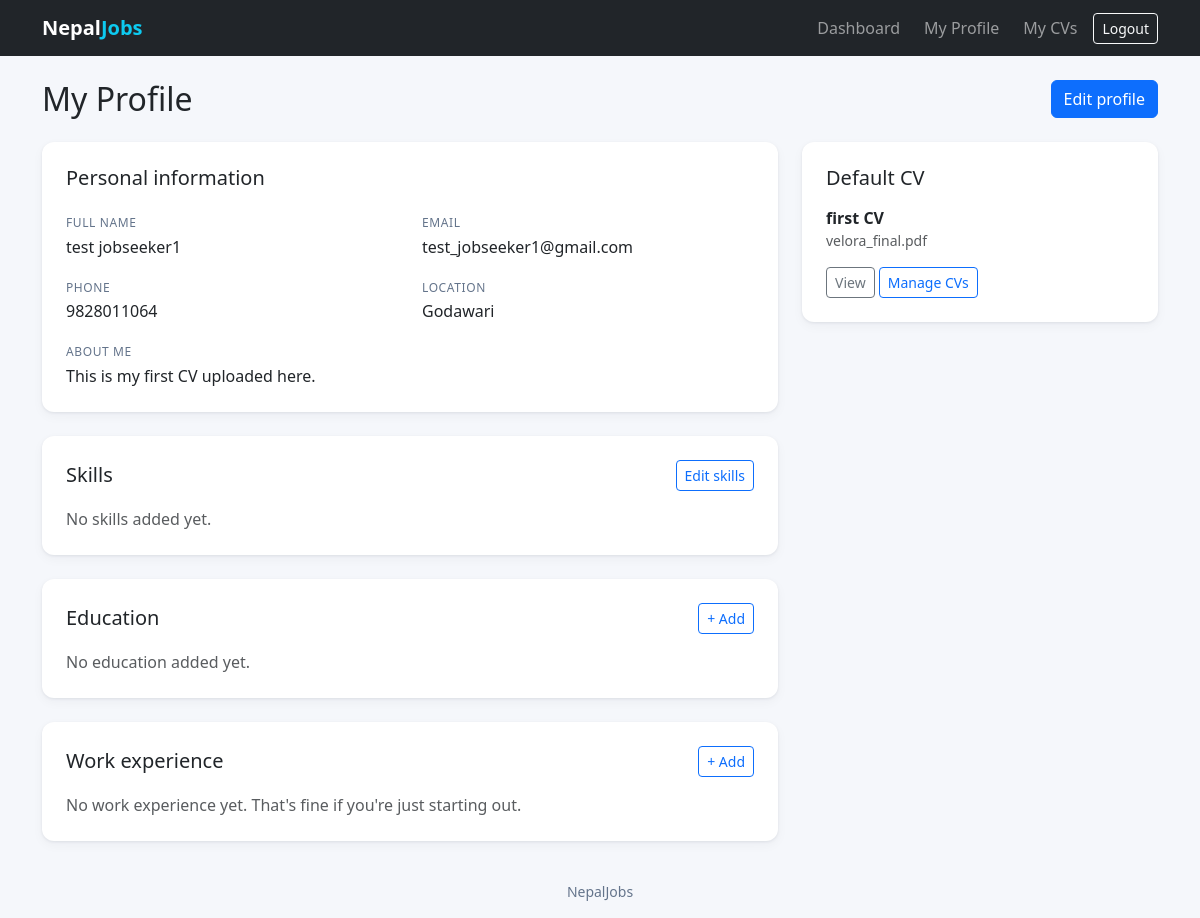
Page /accounts/profile/ (signed in) on the earlier database version.
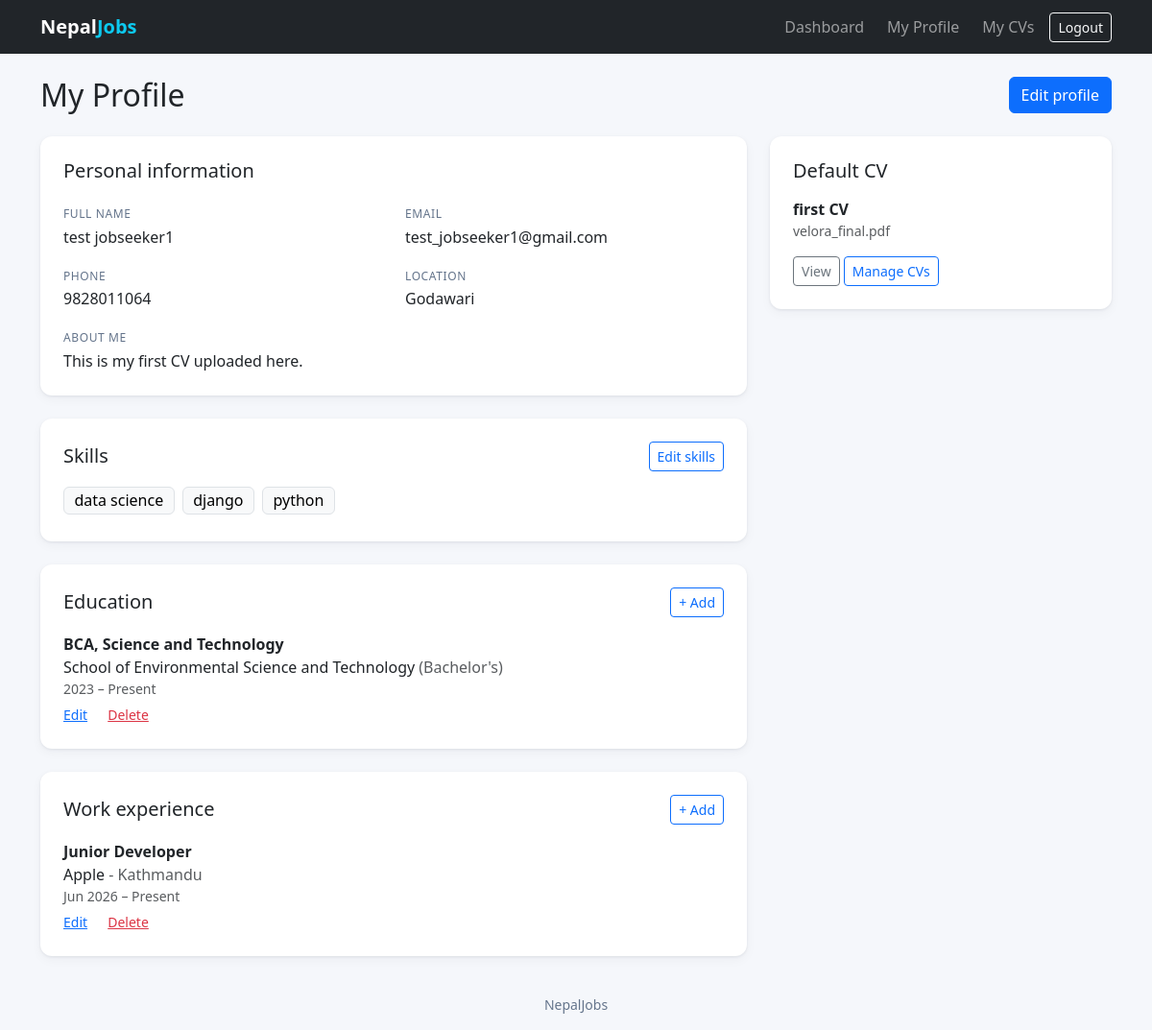
Same page on the later database version.
### accounts/models.py (models this page shows, shortened)
class User(AbstractUser):
    class Role(models.TextChoices):
        JOBSEEKER = "jobseeker", "Jobseeker"
        EMPLOYER = "employer", "Employer"
    email = models.EmailField(unique=True)
    role = models.CharField(max_length=10, choices=Role.choices, default=Role.JOBSEEKER)
    @property
    def is_jobseeker(self):
        return self.role == self.Role.JOBSEEKER

class JobseekerProfile(models.Model):
    user = models.OneToOneField(User, on_delete=models.CASCADE, related_name="jobseeker_profile")
    phone = models.CharField(max_length=20, blank=True)
    location = models.CharField(max_length=100, blank=True)
    summary = models.TextField(blank=True)
    skills = models.ManyToManyField("Skill", blank=True, related_name="jobseekers")

class CV(models.Model):
    profile = models.ForeignKey(JobseekerProfile, on_delete=models.CASCADE, related_name="cvs")
    title = models.CharField(max_length=100)
    file = models.FileField(
        upload_to=cv_upload_path,
        storage=private_storage,
        validators=[FileExtensionValidator(["pdf", "doc", "docx"]), validate_cv_size],
    )
    original_filename = models.CharField(max_length=255)
    is_default = models.BooleanField(default=False)
    is_active = models.BooleanField(default=True)
    uploaded_at = models.DateTimeField(auto_now_add=True)
    class Meta:
        ordering = ["-uploaded_at"]
        verbose_name = "CV"
        constraints = [
            models.UniqueConstraint(
                fields=["profile"],
                condition=Q(is_default=True, is_active=True),
                name="one_default_cv_per_profile",
            )
        ]

class Skill(models.Model):
    name = models.CharField(max_length=50, unique=True)
    class Meta:
        ordering = ["name"]

class Education(models.Model):
    class Level(models.TextChoices):
        SEE = "see", "SEE"
        PLUS_TWO = "plus2", "+2 / High School"
        DIPLOMA = "diploma", "Diploma"
        BACHELOR = "bachelor", "Bachelor's"
        MASTER = "master", "Master's"
        PHD = "phd", "PhD"
        OTHER = "other", "Other"
    profile = models.ForeignKey(JobseekerProfile, on_delete=models.CASCADE, related_name="educations")
    level = models.CharField(max_length=10, choices=Level.choices)
    degree = models.CharField(max_length=150)
    institution = models.CharField(max_length=200)
    field_of_study = models.CharField(max_length=150, blank=True)
    start_year = models.PositiveSmallIntegerField()
    end_year = models.PositiveSmallIntegerField(null=True, blank=True)
    is_ongoing = models.BooleanField(default=False)
    class Meta:
        ordering = ["-is_ongoing", "-end_year", "-start_year"]

class Experience(models.Model):
    profile = models.ForeignKey(JobseekerProfile, on_delete=models.CASCADE, related_name="experiences")
    job_title = models.CharField(max_length=150)
    company = models.CharField(max_length=200)
    location = models.CharField(max_length=100, blank=True)
    start_date = models.DateField()
    end_date = models.DateField(null=True, blank=True)
    is_current = models.BooleanField(default=False)
    description = models.TextField(blank=True)
    class Meta:
        ordering = ["-is_current", "-start_date"]

### accounts/views.py (the view)
# urls.py: path("profile/", views.profile_view, name="profile"),
@jobseeker_required
def profile_view(request):
    profile = request.user.jobseeker_profile
    return render(request, "accounts/profile_view.html", {
        "profile": profile,
        "default_cv": profile.cvs.filter(is_active=True, is_default=True).first(),
    })

### templates/accounts/profile_view.html (shortened to what this page needs)
{% extends 'base.html' %}
{% block content %}
<div class="d-flex justify-content-between align-items-center mb-4">
  <h2 class="mb-0">My Profile</h2>
  <a class="btn btn-primary" href="{% url 'profile_edit' %}">Edit profile</a>
</div>
<div class="row g-4">
  <div class="col-lg-8">
    <div class="card mb-4">
      <div class="card-body p-4">
        <h5 class="mb-4">Personal information</h5>
        <div class="row">
          <div class="col-sm-6">
            <div class="info-label">Full name</div>
            <div class="info-value">{{ user.get_full_name|default:user.username }}</div>
          </div>
          <div class="col-sm-6">
            <div class="info-label">Email</div>
            <div class="info-value">{{ user.email }}</div>
          </div>
          <div class="col-sm-6">
            <div class="info-label">Phone</div>
            {% if profile.phone %}
              <div class="info-value">{{ profile.phone }}</div>
            {% else %}
              <div class="info-value empty">Not added yet</div>
            {% endif %}
          </div>
          <div class="col-sm-6">
            <div class="info-label">Location</div>
            {% if profile.location %}
              <div class="info-value">{{ profile.location }}</div>
            {% else %}
              <div class="info-value empty">Not added yet</div>
            {% endif %}
          </div>
        </div>
        <div class="info-label">About me</div>
        {% if profile.summary %}
          <div class="info-value mb-0">{{ profile.summary|linebreaksbr }}</div>
        {% else %}
          <div class="info-value empty mb-0">Add a short summary so employers get to know you.</div>
        {% endif %}
      </div>
    </div>
    <div class="card mb-4">
      <div class="card-body p-4">
        <div class="d-flex justify-content-between align-items-center mb-3">
          <h5 class="mb-0">Skills</h5>
          <a class="btn btn-sm btn-outline-primary" href="{% url 'skills_edit' %}">Edit skills</a>
        </div>
        {% for skill in profile.skills.all %}
          <span class="badge text-bg-light border fs-6 fw-normal me-1 mb-1">{{ skill.name }}</span>
        {% empty %}
          <p class="text-muted mb-0">No skills added yet.</p>
        {% endfor %}
      </div>
    </div>
    <div class="card mb-4">
      <div class="card-body p-4">
        <div class="d-flex justify-content-between align-items-center mb-3">
          <h5 class="mb-0">Education</h5>
          <a class="btn btn-sm btn-outline-primary" href="{% url 'education_add' %}">+ Add</a>
        </div>
        {% for edu in profile.educations.all %}
          <div class="{% if not forloop.last %}border-bottom pb-3 mb-3{% endif %}">
            <div class="fw-semibold">{{ edu.degree }}{% if edu.field_of_study %}, {{ edu.field_of_study }}{% endif %}</div>
            <div>{{ edu.institution }} <span class="text-muted">({{ edu.get_level_display }})</span></div>
            <div class="text-muted small">{{ edu.start_year }} &ndash; {% if edu.is_ongoing %}Present{% else %}{{ edu.end_year }}{% endif %}</div>
            <div class="mt-1">
              <a class="small me-3" href="{% url 'education_edit' edu.pk %}">Edit</a>
              <form method="post" action="{% url 'education_delete' edu.pk %}" class="d-inline" onsubmit="return confirm('Remove this education entry?');">
                <button class="btn btn-link btn-sm text-danger p-0 align-baseline" type="submit">Delete</button>
              </form>
            </div>
          </div>
        {% empty %}
          <p class="text-muted mb-0">No education added yet.</p>
        {% endfor %}
      </div>
    </div>
    <div class="card">
      <div class="card-body p-4">
        <div class="d-flex justify-content-between align-items-center mb-3">
          <h5 class="mb-0">Work experience</h5>
          <a class="btn btn-sm btn-outline-primary" href="{% url 'experience_add' %}">+ Add</a>
        </div>
        {% for exp in profile.experiences.all %}
          <div class="{% if not forloop.last %}border-bottom pb-3 mb-3{% endif %}">
            <div class="fw-semibold">{{ exp.job_title }}</div>
            <div>{{ exp.company }}{% if exp.location %} <span class="text-muted">- {{ exp.location }}</span>{% endif %}</div>
            <div class="text-muted small">{{ exp.start_date|date:"M Y" }} &ndash; {% if exp.is_current %}Present{% else %}{{ exp.end_date|date:"M Y" }}{% endif %}</div>
            <div class="mt-1">
              <a class="small me-3" href="{% url 'experience_edit' exp.pk %}">Edit</a>
              <form method="post" action="{% url 'experience_delete' exp.pk %}" class="d-inline" onsubmit="return confirm('Remove this experience entry?');">
                <button class="btn btn-link btn-sm text-danger p-0 align-baseline" type="submit">Delete</button>
              </form>
            </div>
          </div>
        {% empty %}
          <p class="text-muted mb-0">No work experience yet. That's fine if you're just starting out.</p>
        {% endfor %}
      </div>
    </div>
  </div>
  <div class="col-lg-4">
    <div class="card">
      <div class="card-body p-4">
        <h5 class="mb-3">Default CV</h5>
        {% if default_cv %}
          <div class="fw-semibold">{{ default_cv.title }}</div>
          <div class="text-muted small mb-3">{{ default_cv.original_filename }}</div>
          <a class="btn btn-sm btn-outline-secondary" href="{% url 'cv_download' default_cv.pk %}" target="_blank">View</a>
          <a class="btn btn-sm btn-outline-primary" href="{% url 'cv_list' %}">Manage CVs</a>
        {% else %}
          <p class="text-muted">You haven't uploaded a CV yet.</p>
          <a class="btn btn-sm btn-primary" href="{% url 'cv_list' %}">Upload a CV</a>
        {% endif %}
      </div>
    </div>
  </div>
</div>
{% endblock %}

### templates/base.html (shortened to what this page needs)
{% load static %}
<!DOCTYPE html>
<html lang="en">
<head>
  <link href="https://cdn.jsdelivr.net/npm/bootstrap@5.3.3/dist/css/bootstrap.min.css" rel="stylesheet">
  <link href="{% static 'css/styles.css' %}" rel="stylesheet">
</head>
<body class="d-flex flex-column min-vh-100">
  <nav class="navbar navbar-expand-lg navbar-dark bg-dark">
    <div class="container">
      <a class="navbar-brand fw-bold" href="{% url 'home' %}">Nepal<span class="text-info">Jobs</span></a>
      <div class="collapse navbar-collapse" id="mainNav">
        <ul class="navbar-nav ms-auto align-items-lg-center gap-lg-2">
          {% if user.is_authenticated %}
            <li class="nav-item"><a class="nav-link" href="{% url 'dashboard' %}">Dashboard</a></li>
            {% if user.is_jobseeker and not user.is_staff %}
              <li class="nav-item"><a class="nav-link" href="{% url 'profile' %}">My Profile</a></li>
              <li class="nav-item"><a class="nav-link" href="{% url 'cv_list' %}">My CVs</a></li>
            {% elif user.is_employer and not user.is_staff %}
              <li class="nav-item"><a class="nav-link" href="{% url 'employer_profile' %}">Company Profile</a></li>
            {% endif %}
            <li class="nav-item">
              <form method="post" action="{% url 'logout' %}" class="m-0">
                <button class="btn btn-outline-light btn-sm" type="submit">Logout</button>
              </form>
            </li>
          {% else %}
            <li class="nav-item"><a class="nav-link" href="{% url 'login' %}">Login</a></li>
            <li class="nav-item"><a class="btn btn-primary btn-sm" href="{% url 'register' %}">Register</a></li>
          {% endif %}
        </ul>
      </div>
    </div>
  </nav>
  <main class="container py-4 flex-grow-1">
    {% block content %}{% endblock %}
  </main>
  <footer class="container py-3 text-center">NepalJobs</footer>
</body>
</html>

### static/css/styles.css (style rules this page uses)
:root { --nj-dark: #0f172a; --nj-bg: #f5f7fb; --nj-muted: #64748b; }
body { background: var(--nj-bg); }
.card { border: 0; border-radius: 0.75rem; box-shadow: 0 1px 3px rgba(15, 23, 42, 0.08), 0 4px 12px rgba(15, 23, 42, 0.04); }
.info-label { font-size: 0.75rem; text-transform: uppercase; letter-spacing: 0.05em; color: var(--nj-muted); margin-bottom: 0.15rem; }
.info-value { margin-bottom: 1.25rem; }
footer { color: var(--nj-muted); font-size: 0.875rem; }

Differences in the rows shown:
added Skill: name "data science"
added Skill: name "django"
added Skill: name "python"
added Education: degree "BCA", field_of_study "Science and Technology", institution "School of Environmental Science and Technology", level "Bachelor's", start_year "2023", is_ongoing "Present"
added Experience: job_title "Junior Developer", company "Apple", location "Kathmandu", start_date "Jun 2026", is_current "Present"
Other differences:
text no longer shown: "No skills added yet. No education added yet. No work experience yet. That's fine if you're just starting out."
